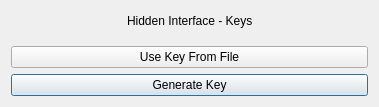
<?xml version="1.0" encoding="UTF-8"?>
<ui version="4.0">
 <class>hiddeninterface</class>
 <widget class="QDialog" name="hiddeninterface">
  <property name="geometry">
   <rect>
    <x>0</x>
    <y>0</y>
    <width>379</width>
    <height>107</height>
   </rect>
  </property>
  <property name="sizePolicy">
   <sizepolicy hsizetype="Fixed" vsizetype="Fixed">
    <horstretch>0</horstretch>
    <verstretch>0</verstretch>
   </sizepolicy>
  </property>
  <property name="windowTitle">
   <string>Hidden Interface</string>
  </property>
  <property name="locale">
   <locale language="English" country="UnitedStates"/>
  </property>
  <property name="sizeGripEnabled">
   <bool>false</bool>
  </property>
  <layout class="QGridLayout" name="gridLayout">
   <item row="3" column="0">
    <widget class="QPushButton" name="genKeyPushButton">
     <property name="text">
      <string>Generate Key</string>
     </property>
    </widget>
   </item>
   <item row="2" column="0">
    <widget class="QPushButton" name="usekeyPushButton">
     <property name="text">
      <string>Use Key From File</string>
     </property>
    </widget>
   </item>
   <item row="0" column="0">
    <layout class="QHBoxLayout" name="horizontalLayout">
     <item>
      <spacer name="horizontalSpacer">
       <property name="orientation">
        <enum>Qt::Horizontal</enum>
       </property>
       <property name="sizeHint" stdset="0">
        <size>
         <width>40</width>
         <height>20</height>
        </size>
       </property>
      </spacer>
     </item>
     <item>
      <widget class="QLabel" name="label">
       <property name="text">
        <string>Hidden Interface - Keys</string>
       </property>
      </widget>
     </item>
     <item>
      <spacer name="horizontalSpacer_2">
       <property name="orientation">
        <enum>Qt::Horizontal</enum>
       </property>
       <property name="sizeHint" stdset="0">
        <size>
         <width>40</width>
         <height>20</height>
        </size>
       </property>
      </spacer>
     </item>
    </layout>
   </item>
   <item row="1" column="0">
    <spacer name="verticalSpacer">
     <property name="orientation">
      <enum>Qt::Vertical</enum>
     </property>
     <property name="sizeHint" stdset="0">
      <size>
       <width>20</width>
       <height>40</height>
      </size>
     </property>
    </spacer>
   </item>
  </layout>
 </widget>
 <tabstops>
  <tabstop>usekeyPushButton</tabstop>
  <tabstop>genKeyPushButton</tabstop>
 </tabstops>
 <resources/>
 <connections/>
</ui>
